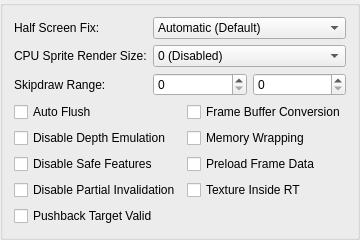
     <widget class="QGroupBox" name="hardwareFixesTab">
      <attribute name="title">
       <string>Hardware Fixes</string>
      </attribute>
      <layout class="QFormLayout" name="formLayout_2">
       <item row="0" column="0">
        <widget class="QLabel" name="label_10">
         <property name="text">
          <string>Half Screen Fix:</string>
         </property>
        </widget>
       </item>
       <item row="0" column="1">
        <widget class="QComboBox" name="halfScreenFix">
         <item>
          <property name="text">
           <string>Automatic (Default)</string>
          </property>
         </item>
         <item>
          <property name="text">
           <string>Force Disabled</string>
          </property>
         </item>
         <item>
          <property name="text">
           <string>Force Enabled</string>
          </property>
         </item>
        </widget>
       </item>
       <item row="2" column="0">
        <widget class="QLabel" name="label_12">
         <property name="text">
          <string>Skipdraw Range:</string>
         </property>
        </widget>
       </item>
       <item row="2" column="1">
        <layout class="QHBoxLayout" name="horizontalLayout">
         <item>
          <widget class="QSpinBox" name="skipDrawStart">
           <property name="maximum">
            <number>10000</number>
           </property>
          </widget>
         </item>
         <item>
          <widget class="QSpinBox" name="skipDrawEnd">
           <property name="maximum">
            <number>10000</number>
           </property>
          </widget>
         </item>
        </layout>
       </item>
       <item row="3" column="0" colspan="2">
        <layout class="QGridLayout" name="gridLayout">
         <item row="0" column="0">
          <widget class="QCheckBox" name="hwAutoFlush">
           <property name="text">
            <string>Auto Flush</string>
           </property>
          </widget>
         </item>
         <item row="0" column="1">
          <widget class="QCheckBox" name="frameBufferConversion">
           <property name="text">
            <string>Frame Buffer Conversion</string>
           </property>
          </widget>
         </item>
         <item row="1" column="0">
          <widget class="QCheckBox" name="disableDepthEmulation">
           <property name="text">
            <string>Disable Depth Emulation</string>
           </property>
          </widget>
         </item>
         <item row="1" column="1">
          <widget class="QCheckBox" name="memoryWrapping">
           <property name="text">
            <string>Memory Wrapping</string>
           </property>
          </widget>
         </item>
         <item row="2" column="0">
          <widget class="QCheckBox" name="disableSafeFeatures">
           <property name="text">
            <string>Disable Safe Features</string>
           </property>
          </widget>
         </item>
         <item row="2" column="1">
          <widget class="QCheckBox" name="preloadFrameData">
           <property name="text">
            <string>Preload Frame Data</string>
           </property>
          </widget>
         </item>
         <item row="3" column="0">
          <widget class="QCheckBox" name="disablePartialInvalidation">
           <property name="text">
            <string>Disable Partial Invalidation</string>
           </property>
          </widget>
         </item>
         <item row="3" column="1">
          <widget class="QCheckBox" name="textureInsideRt">
           <property name="text">
            <string>Texture Inside RT</string>
           </property>
          </widget>
         </item>
         <item row="4" column="0">
          <widget class="QCheckBox" name="PushbackTargetValid">
           <property name="text">
            <string>Pushback Target Valid</string>
           </property>
          </widget>
         </item>
        </layout>
       </item>
       <item row="1" column="0">
        <widget class="QLabel" name="label_36">
         <property name="text">
          <string>CPU Sprite Render Size:</string>
         </property>
        </widget>
       </item>
       <item row="1" column="1">
        <widget class="QComboBox" name="cpuSpriteRenderBW">
         <item>
          <property name="text">
           <string>0 (Disabled)</string>
          </property>
         </item>
         <item>
          <property name="text">
           <string>1 (64 Max Width)</string>
          </property>
         </item>
         <item>
          <property name="text">
           <string>2 (128 Max Width)</string>
          </property>
         </item>
         <item>
          <property name="text">
           <string>3 (192 Max Width)</string>
          </property>
         </item>
         <item>
          <property name="text">
           <string>4 (256 Max Width)</string>
          </property>
         </item>
         <item>
          <property name="text">
           <string>5 (320 Max Width)</string>
          </property>
         </item>
         <item>
          <property name="text">
           <string>6 (384 Max Width)</string>
          </property>
         </item>
         <item>
          <property name="text">
           <string>7 (448 Max Width)</string>
          </property>
         </item>
         <item>
          <property name="text">
           <string>8 (512 Max Width)</string>
          </property>
         </item>
         <item>
          <property name="text">
           <string>9 (576 Max Width)</string>
          </property>
         </item>
         <item>
          <property name="text">
           <string>10 (640 Max Width)</string>
          </property>
         </item>
        </widget>
       </item>
      </layout>
     </widget>
